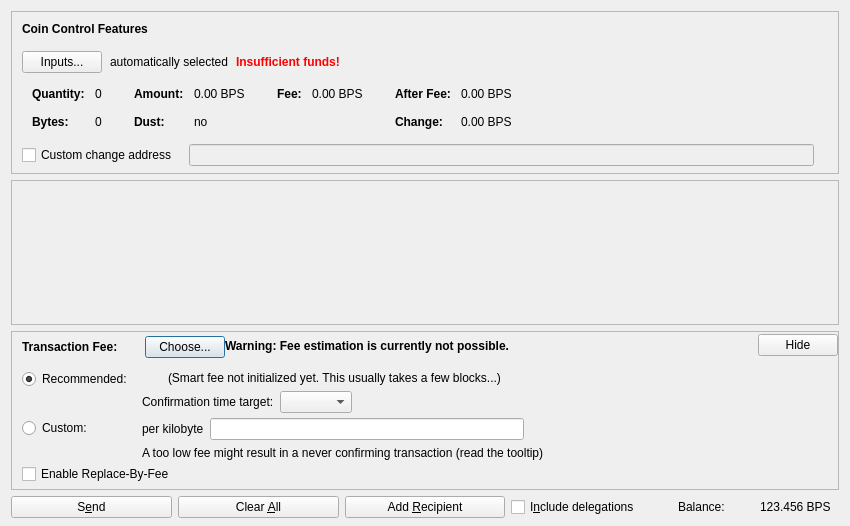
<?xml version="1.0" encoding="UTF-8"?>
<ui version="4.0">
 <class>SendCoinsDialog</class>
 <widget class="QDialog" name="SendCoinsDialog">
  <property name="geometry">
   <rect>
    <x>0</x>
    <y>0</y>
    <width>850</width>
    <height>526</height>
   </rect>
  </property>
  <property name="windowTitle">
   <string>Send Coins</string>
  </property>
  <layout class="QVBoxLayout" name="verticalLayout" stretch="0,1,0,0">
   <property name="bottomMargin">
    <number>8</number>
   </property>
   <item>
    <widget class="QFrame" name="frameCoinControl">
     <property name="sizePolicy">
      <sizepolicy hsizetype="Expanding" vsizetype="Expanding">
       <horstretch>0</horstretch>
       <verstretch>0</verstretch>
      </sizepolicy>
     </property>
     <property name="maximumSize">
      <size>
       <width>16777215</width>
       <height>16777215</height>
      </size>
     </property>
     <property name="frameShape">
      <enum>QFrame::StyledPanel</enum>
     </property>
     <property name="frameShadow">
      <enum>QFrame::Sunken</enum>
     </property>
     <layout class="QVBoxLayout" name="verticalLayoutCoinControl2">
      <property name="spacing">
       <number>0</number>
      </property>
      <property name="leftMargin">
       <number>0</number>
      </property>
      <property name="topMargin">
       <number>0</number>
      </property>
      <property name="rightMargin">
       <number>0</number>
      </property>
      <property name="bottomMargin">
       <number>6</number>
      </property>
      <item>
       <layout class="QVBoxLayout" name="verticalLayoutCoinControl" stretch="0,0,0,0,1">
        <property name="spacing">
         <number>0</number>
        </property>
        <property name="leftMargin">
         <number>10</number>
        </property>
        <property name="topMargin">
         <number>10</number>
        </property>
        <item>
         <layout class="QHBoxLayout" name="horizontalLayoutCoinControl1">
          <property name="bottomMargin">
           <number>15</number>
          </property>
          <item>
           <widget class="QLabel" name="labelCoinControlFeatures">
            <property name="sizePolicy">
             <sizepolicy hsizetype="Preferred" vsizetype="Maximum">
              <horstretch>0</horstretch>
              <verstretch>0</verstretch>
             </sizepolicy>
            </property>
            <property name="font">
             <font>
              <weight>75</weight>
              <bold>true</bold>
             </font>
            </property>
            <property name="styleSheet">
             <string notr="true">font-weight:bold;</string>
            </property>
            <property name="text">
             <string>Coin Control Features</string>
            </property>
           </widget>
          </item>
         </layout>
        </item>
        <item>
         <layout class="QHBoxLayout" name="horizontalLayoutCoinControl2" stretch="0,0,0,0">
          <property name="spacing">
           <number>8</number>
          </property>
          <property name="bottomMargin">
           <number>10</number>
          </property>
          <item>
           <widget class="QPushButton" name="pushButtonCoinControl">
            <property name="styleSheet">
             <string notr="true"/>
            </property>
            <property name="text">
             <string>Inputs...</string>
            </property>
            <property name="autoDefault">
             <bool>false</bool>
            </property>
           </widget>
          </item>
          <item>
           <widget class="QLabel" name="labelCoinControlAutomaticallySelected">
            <property name="text">
             <string>automatically selected</string>
            </property>
            <property name="margin">
             <number>5</number>
            </property>
           </widget>
          </item>
          <item>
           <widget class="QLabel" name="labelCoinControlInsuffFunds">
            <property name="font">
             <font>
              <weight>75</weight>
              <bold>true</bold>
             </font>
            </property>
            <property name="styleSheet">
             <string notr="true">color:red;font-weight:bold;</string>
            </property>
            <property name="text">
             <string>Insufficient funds!</string>
            </property>
            <property name="margin">
             <number>5</number>
            </property>
           </widget>
          </item>
          <item>
           <spacer name="horizontalSpacerCoinControl">
            <property name="orientation">
             <enum>Qt::Horizontal</enum>
            </property>
            <property name="sizeHint" stdset="0">
             <size>
              <width>40</width>
              <height>1</height>
             </size>
            </property>
           </spacer>
          </item>
         </layout>
        </item>
        <item>
         <widget class="QWidget" name="widgetCoinControl" native="true">
          <property name="sizePolicy">
           <sizepolicy hsizetype="Preferred" vsizetype="Preferred">
            <horstretch>0</horstretch>
            <verstretch>0</verstretch>
           </sizepolicy>
          </property>
          <property name="minimumSize">
           <size>
            <width>0</width>
            <height>0</height>
           </size>
          </property>
          <property name="styleSheet">
           <string notr="true"/>
          </property>
          <layout class="QHBoxLayout" name="horizontalLayoutCoinControl5">
           <property name="leftMargin">
            <number>0</number>
           </property>
           <property name="topMargin">
            <number>0</number>
           </property>
           <property name="rightMargin">
            <number>0</number>
           </property>
           <property name="bottomMargin">
            <number>0</number>
           </property>
           <item>
            <layout class="QHBoxLayout" name="horizontalLayoutCoinControl3" stretch="0,0,0,1">
             <property name="spacing">
              <number>20</number>
             </property>
             <property name="topMargin">
              <number>0</number>
             </property>
             <property name="bottomMargin">
              <number>10</number>
             </property>
             <item>
              <layout class="QFormLayout" name="formLayoutCoinControl1">
               <property name="horizontalSpacing">
                <number>10</number>
               </property>
               <property name="verticalSpacing">
                <number>14</number>
               </property>
               <property name="leftMargin">
                <number>10</number>
               </property>
               <property name="topMargin">
                <number>4</number>
               </property>
               <property name="rightMargin">
                <number>6</number>
               </property>
               <item row="0" column="0">
                <widget class="QLabel" name="labelCoinControlQuantityText">
                 <property name="font">
                  <font>
                   <weight>75</weight>
                   <bold>true</bold>
                  </font>
                 </property>
                 <property name="text">
                  <string>Quantity:</string>
                 </property>
                 <property name="margin">
                  <number>0</number>
                 </property>
                </widget>
               </item>
               <item row="0" column="1">
                <widget class="QLabel" name="labelCoinControlQuantity">
                 <property name="cursor">
                  <cursorShape>IBeamCursor</cursorShape>
                 </property>
                 <property name="contextMenuPolicy">
                  <enum>Qt::ActionsContextMenu</enum>
                 </property>
                 <property name="text">
                  <string notr="true">0</string>
                 </property>
                 <property name="margin">
                  <number>0</number>
                 </property>
                 <property name="textInteractionFlags">
                  <set>Qt::LinksAccessibleByMouse|Qt::TextSelectableByKeyboard|Qt::TextSelectableByMouse</set>
                 </property>
                </widget>
               </item>
               <item row="1" column="0">
                <widget class="QLabel" name="labelCoinControlBytesText">
                 <property name="font">
                  <font>
                   <weight>75</weight>
                   <bold>true</bold>
                  </font>
                 </property>
                 <property name="text">
                  <string>Bytes:</string>
                 </property>
                </widget>
               </item>
               <item row="1" column="1">
                <widget class="QLabel" name="labelCoinControlBytes">
                 <property name="cursor">
                  <cursorShape>IBeamCursor</cursorShape>
                 </property>
                 <property name="contextMenuPolicy">
                  <enum>Qt::ActionsContextMenu</enum>
                 </property>
                 <property name="text">
                  <string notr="true">0</string>
                 </property>
                 <property name="textInteractionFlags">
                  <set>Qt::LinksAccessibleByMouse|Qt::TextSelectableByKeyboard|Qt::TextSelectableByMouse</set>
                 </property>
                </widget>
               </item>
              </layout>
             </item>
             <item>
              <layout class="QFormLayout" name="formLayoutCoinControl2">
               <property name="horizontalSpacing">
                <number>10</number>
               </property>
               <property name="verticalSpacing">
                <number>14</number>
               </property>
               <property name="leftMargin">
                <number>6</number>
               </property>
               <property name="topMargin">
                <number>4</number>
               </property>
               <property name="rightMargin">
                <number>6</number>
               </property>
               <item row="0" column="0">
                <widget class="QLabel" name="labelCoinControlAmountText">
                 <property name="font">
                  <font>
                   <weight>75</weight>
                   <bold>true</bold>
                  </font>
                 </property>
                 <property name="text">
                  <string>Amount:</string>
                 </property>
                 <property name="margin">
                  <number>0</number>
                 </property>
                </widget>
               </item>
               <item row="0" column="1">
                <widget class="QLabel" name="labelCoinControlAmount">
                 <property name="cursor">
                  <cursorShape>IBeamCursor</cursorShape>
                 </property>
                 <property name="contextMenuPolicy">
                  <enum>Qt::ActionsContextMenu</enum>
                 </property>
                 <property name="text">
                  <string notr="true">0.00 BPS</string>
                 </property>
                 <property name="textInteractionFlags">
                  <set>Qt::LinksAccessibleByMouse|Qt::TextSelectableByKeyboard|Qt::TextSelectableByMouse</set>
                 </property>
                </widget>
               </item>
               <item row="1" column="0">
                <widget class="QLabel" name="labelCoinControlLowOutputText">
                 <property name="font">
                  <font>
                   <weight>75</weight>
                   <bold>true</bold>
                  </font>
                 </property>
                 <property name="text">
                  <string>Dust:</string>
                 </property>
                </widget>
               </item>
               <item row="1" column="1">
                <widget class="QLabel" name="labelCoinControlLowOutput">
                 <property name="cursor">
                  <cursorShape>IBeamCursor</cursorShape>
                 </property>
                 <property name="contextMenuPolicy">
                  <enum>Qt::ActionsContextMenu</enum>
                 </property>
                 <property name="text">
                  <string notr="true">no</string>
                 </property>
                 <property name="textInteractionFlags">
                  <set>Qt::LinksAccessibleByMouse|Qt::TextSelectableByKeyboard|Qt::TextSelectableByMouse</set>
                 </property>
                </widget>
               </item>
              </layout>
             </item>
             <item>
              <layout class="QFormLayout" name="formLayoutCoinControl3">
               <property name="horizontalSpacing">
                <number>10</number>
               </property>
               <property name="verticalSpacing">
                <number>14</number>
               </property>
               <property name="leftMargin">
                <number>6</number>
               </property>
               <property name="topMargin">
                <number>4</number>
               </property>
               <property name="rightMargin">
                <number>6</number>
               </property>
               <item row="0" column="0">
                <widget class="QLabel" name="labelCoinControlFeeText">
                 <property name="font">
                  <font>
                   <weight>75</weight>
                   <bold>true</bold>
                  </font>
                 </property>
                 <property name="text">
                  <string>Fee:</string>
                 </property>
                 <property name="margin">
                  <number>0</number>
                 </property>
                </widget>
               </item>
               <item row="0" column="1">
                <widget class="QLabel" name="labelCoinControlFee">
                 <property name="cursor">
                  <cursorShape>IBeamCursor</cursorShape>
                 </property>
                 <property name="contextMenuPolicy">
                  <enum>Qt::ActionsContextMenu</enum>
                 </property>
                 <property name="text">
                  <string notr="true">0.00 BPS</string>
                 </property>
                 <property name="textInteractionFlags">
                  <set>Qt::LinksAccessibleByMouse|Qt::TextSelectableByKeyboard|Qt::TextSelectableByMouse</set>
                 </property>
                </widget>
               </item>
              </layout>
             </item>
             <item>
              <layout class="QFormLayout" name="formLayoutCoinControl4">
               <property name="horizontalSpacing">
                <number>10</number>
               </property>
               <property name="verticalSpacing">
                <number>14</number>
               </property>
               <property name="leftMargin">
                <number>6</number>
               </property>
               <property name="topMargin">
                <number>4</number>
               </property>
               <property name="rightMargin">
                <number>6</number>
               </property>
               <item row="0" column="0">
                <widget class="QLabel" name="labelCoinControlAfterFeeText">
                 <property name="font">
                  <font>
                   <weight>75</weight>
                   <bold>true</bold>
                  </font>
                 </property>
                 <property name="text">
                  <string>After Fee:</string>
                 </property>
                 <property name="margin">
                  <number>0</number>
                 </property>
                </widget>
               </item>
               <item row="0" column="1">
                <widget class="QLabel" name="labelCoinControlAfterFee">
                 <property name="cursor">
                  <cursorShape>IBeamCursor</cursorShape>
                 </property>
                 <property name="contextMenuPolicy">
                  <enum>Qt::ActionsContextMenu</enum>
                 </property>
                 <property name="text">
                  <string notr="true">0.00 BPS</string>
                 </property>
                 <property name="textInteractionFlags">
                  <set>Qt::LinksAccessibleByMouse|Qt::TextSelectableByKeyboard|Qt::TextSelectableByMouse</set>
                 </property>
                </widget>
               </item>
               <item row="1" column="0">
                <widget class="QLabel" name="labelCoinControlChangeText">
                 <property name="font">
                  <font>
                   <weight>75</weight>
                   <bold>true</bold>
                  </font>
                 </property>
                 <property name="text">
                  <string>Change:</string>
                 </property>
                </widget>
               </item>
               <item row="1" column="1">
                <widget class="QLabel" name="labelCoinControlChange">
                 <property name="cursor">
                  <cursorShape>IBeamCursor</cursorShape>
                 </property>
                 <property name="contextMenuPolicy">
                  <enum>Qt::ActionsContextMenu</enum>
                 </property>
                 <property name="text">
                  <string notr="true">0.00 BPS</string>
                 </property>
                 <property name="textInteractionFlags">
                  <set>Qt::LinksAccessibleByMouse|Qt::TextSelectableByKeyboard|Qt::TextSelectableByMouse</set>
                 </property>
                </widget>
               </item>
              </layout>
             </item>
            </layout>
           </item>
          </layout>
         </widget>
        </item>
        <item>
         <layout class="QHBoxLayout" name="horizontalLayoutCoinControl4" stretch="0,0,0">
          <property name="spacing">
           <number>12</number>
          </property>
          <property name="sizeConstraint">
           <enum>QLayout::SetDefaultConstraint</enum>
          </property>
          <property name="topMargin">
           <number>5</number>
          </property>
          <property name="rightMargin">
           <number>5</number>
          </property>
          <item>
           <widget class="QCheckBox" name="checkBoxCoinControlChange">
            <property name="toolTip">
             <string>If this is activated, but the change address is empty or invalid, change will be sent to a newly generated address.</string>
            </property>
            <property name="text">
             <string>Custom change address</string>
            </property>
           </widget>
          </item>
          <item>
           <widget class="QValidatedLineEdit" name="lineEditCoinControlChange">
            <property name="enabled">
             <bool>false</bool>
            </property>
            <property name="sizePolicy">
             <sizepolicy hsizetype="Expanding" vsizetype="Fixed">
              <horstretch>0</horstretch>
              <verstretch>0</verstretch>
             </sizepolicy>
            </property>
           </widget>
          </item>
          <item>
           <widget class="QLabel" name="labelCoinControlChangeLabel">
            <property name="sizePolicy">
             <sizepolicy hsizetype="Preferred" vsizetype="Expanding">
              <horstretch>0</horstretch>
              <verstretch>0</verstretch>
             </sizepolicy>
            </property>
            <property name="minimumSize">
             <size>
              <width>0</width>
              <height>0</height>
             </size>
            </property>
            <property name="text">
             <string/>
            </property>
            <property name="margin">
             <number>3</number>
            </property>
           </widget>
          </item>
         </layout>
        </item>
        <item>
         <spacer name="verticalSpacerCoinControl">
          <property name="orientation">
           <enum>Qt::Vertical</enum>
          </property>
          <property name="sizeHint" stdset="0">
           <size>
            <width>800</width>
            <height>1</height>
           </size>
          </property>
         </spacer>
        </item>
       </layout>
      </item>
     </layout>
    </widget>
   </item>
   <item>
    <widget class="QScrollArea" name="scrollArea">
     <property name="widgetResizable">
      <bool>true</bool>
     </property>
     <widget class="QWidget" name="scrollAreaWidgetContents">
      <property name="geometry">
       <rect>
        <x>0</x>
        <y>0</y>
        <width>830</width>
        <height>104</height>
       </rect>
      </property>
      <layout class="QVBoxLayout" name="verticalLayout_2" stretch="0,1">
       <property name="leftMargin">
        <number>0</number>
       </property>
       <property name="topMargin">
        <number>0</number>
       </property>
       <property name="rightMargin">
        <number>0</number>
       </property>
       <property name="bottomMargin">
        <number>0</number>
       </property>
       <item>
        <layout class="QVBoxLayout" name="entries">
         <property name="spacing">
          <number>6</number>
         </property>
        </layout>
       </item>
       <item>
        <spacer name="verticalSpacer">
         <property name="orientation">
          <enum>Qt::Vertical</enum>
         </property>
         <property name="sizeHint" stdset="0">
          <size>
           <width>20</width>
           <height>40</height>
          </size>
         </property>
        </spacer>
       </item>
      </layout>
     </widget>
    </widget>
   </item>
   <item>
    <widget class="QFrame" name="frameFee">
     <property name="sizePolicy">
      <sizepolicy hsizetype="Expanding" vsizetype="Expanding">
       <horstretch>0</horstretch>
       <verstretch>0</verstretch>
      </sizepolicy>
     </property>
     <property name="maximumSize">
      <size>
       <width>16777215</width>
       <height>16777215</height>
      </size>
     </property>
     <property name="frameShape">
      <enum>QFrame::StyledPanel</enum>
     </property>
     <property name="frameShadow">
      <enum>QFrame::Sunken</enum>
     </property>
     <layout class="QVBoxLayout" name="verticalLayoutFee1">
      <property name="spacing">
       <number>0</number>
      </property>
      <property name="leftMargin">
       <number>0</number>
      </property>
      <property name="topMargin">
       <number>0</number>
      </property>
      <property name="rightMargin">
       <number>0</number>
      </property>
      <property name="bottomMargin">
       <number>0</number>
      </property>
      <item>
       <layout class="QVBoxLayout" name="verticalLayoutFee2" stretch="0,0,0">
        <property name="spacing">
         <number>0</number>
        </property>
        <property name="leftMargin">
         <number>10</number>
        </property>
        <property name="topMargin">
         <number>0</number>
        </property>
        <item>
         <layout class="QHBoxLayout" name="horizontalLayoutFee1">
          <property name="bottomMargin">
           <number>0</number>
          </property>
          <item>
           <layout class="QVBoxLayout" name="verticalLayoutFee7">
            <property name="spacing">
             <number>0</number>
            </property>
            <item>
             <spacer name="verticalSpacerSmartFee">
              <property name="orientation">
               <enum>Qt::Vertical</enum>
              </property>
              <property name="sizeType">
               <enum>QSizePolicy::Fixed</enum>
              </property>
              <property name="sizeHint" stdset="0">
               <size>
                <width>1</width>
                <height>4</height>
               </size>
              </property>
             </spacer>
            </item>
            <item>
             <layout class="QHBoxLayout" name="horizontalLayoutSmartFee">
              <property name="spacing">
               <number>10</number>
              </property>
              <item>
               <widget class="QLabel" name="labelFeeHeadline">
                <property name="sizePolicy">
                 <sizepolicy hsizetype="Preferred" vsizetype="Maximum">
                  <horstretch>0</horstretch>
                  <verstretch>0</verstretch>
                 </sizepolicy>
                </property>
                <property name="font">
                 <font>
                  <weight>75</weight>
                  <bold>true</bold>
                 </font>
                </property>
                <property name="styleSheet">
                 <string notr="true">font-weight:bold;</string>
                </property>
                <property name="text">
                 <string>Transaction Fee:</string>
                </property>
               </widget>
              </item>
              <item>
               <widget class="QLabel" name="labelFeeMinimized">
                <property name="text">
                 <string/>
                </property>
               </widget>
              </item>
              <item>
               <widget class="QPushButton" name="buttonChooseFee">
                <property name="text">
                 <string>Choose...</string>
                </property>
               </widget>
              </item>
             </layout>
            </item>
            <item>
             <spacer name="verticalSpacer_5">
              <property name="orientation">
               <enum>Qt::Vertical</enum>
              </property>
              <property name="sizeHint" stdset="0">
               <size>
                <width>1</width>
                <height>1</height>
               </size>
              </property>
             </spacer>
            </item>
           </layout>
          </item>
          <item>
           <widget class="QLabel" name="fallbackFeeWarningLabel">
            <property name="toolTip">
             <string>Using the fallbackfee can result in sending a transaction that will take several hours or days (or never) to confirm. Consider choosing your fee manually or wait until you have validated the complete chain.</string>
            </property>
            <property name="font">
            <font>
                <weight>75</weight>
                <bold>true</bold>
            </font>
            </property>
            <property name="text">
             <string>Warning: Fee estimation is currently not possible.</string>
            </property>
            <property name="wordWrap">
             <bool>false</bool>
            </property>
           </widget>
          </item>
          <item>
           <spacer name="horizontalSpacer_4">
            <property name="orientation">
             <enum>Qt::Horizontal</enum>
            </property>
            <property name="sizeType">
             <enum>QSizePolicy::MinimumExpanding</enum>
            </property>
            <property name="sizeHint" stdset="0">
             <size>
              <width>40</width>
              <height>20</height>
             </size>
            </property>
           </spacer>
          </item>
          <item>
           <widget class="QPushButton" name="buttonMinimizeFee">
            <property name="toolTip">
             <string>Hide transaction fee settings</string>
            </property>
            <property name="text">
             <string>Hide</string>
            </property>
           </widget>
          </item>
         </layout>
        </item>
        <item>
         <widget class="QFrame" name="frameFeeSelection">
          <layout class="QVBoxLayout" name="verticalLayoutFee12">
           <property name="spacing">
            <number>0</number>
           </property>
           <property name="leftMargin">
            <number>0</number>
           </property>
           <property name="topMargin">
            <number>0</number>
           </property>
           <property name="rightMargin">
            <number>0</number>
           </property>
           <property name="bottomMargin">
            <number>0</number>
           </property>
           <item>
            <layout class="QGridLayout" name="gridLayoutFee">
             <property name="topMargin">
              <number>10</number>
             </property>
             <property name="bottomMargin">
              <number>4</number>
             </property>
             <property name="horizontalSpacing">
              <number>10</number>
             </property>
             <property name="verticalSpacing">
              <number>4</number>
             </property>
             <item row="1" column="1">
              <layout class="QVBoxLayout" name="verticalLayoutFee8">
               <property name="spacing">
                <number>6</number>
               </property>
               <item>
                <layout class="QHBoxLayout" name="horizontalLayoutFee13">
                 <item>
                  <widget class="QLabel" name="labelCustomPerKilobyte">
                   <property name="toolTip">
                    <string>Specify a custom fee per kB (1,000 bytes) of the transaction's virtual size.

Note:  Since the fee is calculated on a per-byte basis, a fee of "100 satoshis per kB" for a transaction size of 500 bytes (half of 1 kB) would ultimately yield a fee of only 50 satoshis.</string>
                   </property>
                   <property name="text">
                    <string>per kilobyte</string>
                   </property>
                  </widget>
                 </item>
                 <item>
                  <widget class="BitcoinAmountField" name="customFee"/>
                 </item>
                 <item>
                  <spacer name="horizontalSpacer_6">
                   <property name="orientation">
                    <enum>Qt::Horizontal</enum>
                   </property>
                   <property name="sizeHint" stdset="0">
                    <size>
                     <width>1</width>
                     <height>1</height>
                    </size>
                   </property>
                  </spacer>
                 </item>
                </layout>
               </item>
               <item>
                <layout class="QHBoxLayout" name="horizontalLayoutFee8">
                 <item>
                  <widget class="QLabel" name="labelCustomFeeWarning">
                   <property name="enabled">
                    <bool>true</bool>
                   </property>
                   <property name="toolTip">
                    <string>When there is less transaction volume than space in the blocks, miners as well as relaying nodes may enforce a minimum fee. Paying only this minimum fee is just fine, but be aware that this can result in a never confirming transaction once there is more demand for bitcoin transactions than the network can process.</string>
                   </property>
                   <property name="text">
                    <string>A too low fee might result in a never confirming transaction (read the tooltip)</string>
                   </property>
                  </widget>
                 </item>
                 <item>
                  <spacer name="horizontalSpacer_2">
                   <property name="orientation">
                    <enum>Qt::Horizontal</enum>
                   </property>
                   <property name="sizeHint" stdset="0">
                    <size>
                     <width>1</width>
                     <height>1</height>
                    </size>
                   </property>
                  </spacer>
                 </item>
                </layout>
               </item>
              </layout>
             </item>
             <item row="0" column="0">
              <layout class="QVBoxLayout" name="verticalLayoutFee4" stretch="0,1">
               <item>
                <widget class="QRadioButton" name="radioSmartFee">
                 <property name="text">
                  <string>Recommended:</string>
                 </property>
                 <property name="checked">
                  <bool>true</bool>
                 </property>
                 <attribute name="buttonGroup">
                  <string notr="true">groupFee</string>
                 </attribute>
                </widget>
               </item>
               <item>
                <spacer name="verticalSpacer_2">
                 <property name="orientation">
                  <enum>Qt::Vertical</enum>
                 </property>
                 <property name="sizeHint" stdset="0">
                  <size>
                   <width>1</width>
                   <height>1</height>
                  </size>
                 </property>
                </spacer>
               </item>
              </layout>
             </item>
             <item row="1" column="0">
              <layout class="QVBoxLayout" name="verticalLayoutFee9" stretch="0,1">
               <item>
                <widget class="QRadioButton" name="radioCustomFee">
                 <property name="text">
                  <string>Custom:</string>
                 </property>
                 <attribute name="buttonGroup">
                  <string notr="true">groupFee</string>
                 </attribute>
                </widget>
               </item>
               <item>
                <spacer name="verticalSpacer_6">
                 <property name="orientation">
                  <enum>Qt::Vertical</enum>
                 </property>
                 <property name="sizeHint" stdset="0">
                  <size>
                   <width>1</width>
                   <height>1</height>
                  </size>
                 </property>
                </spacer>
               </item>
              </layout>
             </item>
             <item row="0" column="1">
              <layout class="QVBoxLayout" name="verticalLayoutFee3" stretch="0,0,1">
               <property name="spacing">
                <number>6</number>
               </property>
               <property name="topMargin">
                <number>2</number>
               </property>
               <item>
                <layout class="QHBoxLayout" name="horizontalLayoutFee12">
                 <item>
                  <widget class="QLabel" name="labelSmartFee">
                   <property name="text">
                    <string/>
                   </property>
                  </widget>
                 </item>
                 <item>
                  <widget class="QLabel" name="labelFeeEstimation">
                   <property name="text">
                    <string/>
                   </property>
                  </widget>
                 </item>
                 <item>
                  <widget class="QLabel" name="labelSmartFee2">
                   <property name="text">
                    <string>(Smart fee not initialized yet. This usually takes a few blocks...)</string>
                   </property>
                  </widget>
                 </item>
                 <item>
                  <spacer name="horizontalSpacer_5">
                   <property name="orientation">
                    <enum>Qt::Horizontal</enum>
                   </property>
                   <property name="sizeHint" stdset="0">
                    <size>
                     <width>1</width>
                     <height>1</height>
                    </size>
                   </property>
                  </spacer>
                 </item>
                </layout>
               </item>
               <item>
                <layout class="QHBoxLayout" name="horizontalLayoutFee9">
                 <item>
                  <layout class="QVBoxLayout" name="verticalLayoutFee6">
                   <item>
                    <widget class="QLabel" name="labelSmartFee3">
                     <property name="text">
                      <string>Confirmation time target:</string>
                     </property>
                    </widget>
                   </item>
                  </layout>
                 </item>
                 <item>
                  <layout class="QVBoxLayout" name="verticalLayoutFee5">
                   <property name="rightMargin">
                    <number>30</number>
                   </property>
                   <item>
                    <layout class="QHBoxLayout" name="horizontalLayoutConfTarget">
                     <property name="bottomMargin">
                      <number>0</number>
                     </property>
                     <item>
                      <widget class="QComboBox" name="confTargetSelector"/>
                     </item>
                     <item>
                      <spacer name="horizontalSpacerConfTarget">
                       <property name="orientation">
                        <enum>Qt::Horizontal</enum>
                       </property>
                       <property name="sizeHint" stdset="0">
                        <size>
                         <width>40</width>
                         <height>20</height>
                        </size>
                       </property>
                      </spacer>
                     </item>
                    </layout>
                   </item>
                  </layout>
                 </item>
                </layout>
               </item>
               <item>
                <spacer name="verticalSpacer_4">
                 <property name="orientation">
                  <enum>Qt::Vertical</enum>
                 </property>
                 <property name="sizeHint" stdset="0">
                  <size>
                   <width>1</width>
                   <height>1</height>
                  </size>
                 </property>
                </spacer>
               </item>
              </layout>
             </item>
            </layout>
           </item>
           <item>
            <widget class="QCheckBox" name="optInRBF">
             <property name="text">
              <string>Enable Replace-By-Fee</string>
             </property>
             <property name="toolTip">
              <string>With Replace-By-Fee (BIP-125) you can increase a transaction's fee after it is sent. Without this, a higher fee may be recommended to compensate for increased transaction delay risk.</string>
             </property>
            </widget>
           </item>
          </layout>
         </widget>
        </item>
        <item>
         <spacer name="verticalSpacerFee">
          <property name="orientation">
           <enum>Qt::Vertical</enum>
          </property>
          <property name="sizeHint" stdset="0">
           <size>
            <width>40</width>
            <height>5</height>
           </size>
          </property>
         </spacer>
        </item>
       </layout>
      </item>
     </layout>
    </widget>
   </item>
   <item>
    <layout class="QHBoxLayout" name="horizontalLayout">
     <item>
      <widget class="QPushButton" name="sendButton">
       <property name="minimumSize">
        <size>
         <width>150</width>
         <height>0</height>
        </size>
       </property>
       <property name="toolTip">
        <string>Confirm the send action</string>
       </property>
       <property name="text">
        <string>S&amp;end</string>
       </property>
       <property name="icon">
        <iconset resource="../bitcoin.qrc">
         <normaloff>:/icons/send</normaloff>:/icons/send</iconset>
       </property>
       <property name="autoDefault">
        <bool>false</bool>
       </property>
       <property name="default">
        <bool>false</bool>
       </property>
      </widget>
     </item>
     <item>
      <widget class="QPushButton" name="clearButton">
       <property name="sizePolicy">
        <sizepolicy hsizetype="Minimum" vsizetype="Fixed">
         <horstretch>0</horstretch>
         <verstretch>0</verstretch>
        </sizepolicy>
       </property>
       <property name="toolTip">
        <string>Clear all fields of the form.</string>
       </property>
       <property name="text">
        <string>Clear &amp;All</string>
       </property>
       <property name="icon">
        <iconset resource="../bitcoin.qrc">
         <normaloff>:/icons/remove</normaloff>:/icons/remove</iconset>
       </property>
       <property name="autoDefault">
        <bool>false</bool>
       </property>
      </widget>
     </item>
     <item>
      <widget class="QPushButton" name="addButton">
       <property name="toolTip">
        <string>Send to multiple recipients at once</string>
       </property>
       <property name="text">
        <string>Add &amp;Recipient</string>
       </property>
       <property name="icon">
        <iconset resource="../bitcoin.qrc">
         <normaloff>:/icons/add</normaloff>:/icons/add</iconset>
       </property>
       <property name="autoDefault">
        <bool>false</bool>
       </property>
      </widget>
     </item>
     <item>
      <widget class="QCheckBox" name="checkboxIncludeDelegations">
       <property name="toolTip">
        <string>When calculating the available balance, take into account delegations also. If unchecked, the available balance will reflect only the coins currently in the wallet.</string>
       </property>
       <property name="text">
        <string>I&amp;nclude delegations</string>
       </property>
      </widget>
     </item>
     <item>
      <layout class="QHBoxLayout" name="horizontalLayout_2">
       <property name="spacing">
        <number>3</number>
       </property>
       <item>
        <widget class="QLabel" name="labelBalanceName">
         <property name="sizePolicy">
          <sizepolicy hsizetype="Preferred" vsizetype="Fixed">
           <horstretch>0</horstretch>
           <verstretch>0</verstretch>
          </sizepolicy>
         </property>
         <property name="text">
          <string>Balance:</string>
         </property>
        </widget>
       </item>
       <item>
        <widget class="QLabel" name="labelBalance">
         <property name="sizePolicy">
          <sizepolicy hsizetype="Preferred" vsizetype="Fixed">
           <horstretch>0</horstretch>
           <verstretch>0</verstretch>
          </sizepolicy>
         </property>
         <property name="cursor">
          <cursorShape>IBeamCursor</cursorShape>
         </property>
         <property name="text">
          <string notr="true">123.456 BPS</string>
         </property>
         <property name="textInteractionFlags">
          <set>Qt::LinksAccessibleByMouse|Qt::TextSelectableByKeyboard|Qt::TextSelectableByMouse</set>
         </property>
        </widget>
       </item>
      </layout>
     </item>
    </layout>
   </item>
  </layout>
 </widget>
 <customwidgets>
  <customwidget>
   <class>QValidatedLineEdit</class>
   <extends>QLineEdit</extends>
   <header>qt/qvalidatedlineedit.h</header>
  </customwidget>
  <customwidget>
   <class>BitcoinAmountField</class>
   <extends>QLineEdit</extends>
   <header>qt/bitcoinamountfield.h</header>
   <container>1</container>
  </customwidget>
 </customwidgets>
 <resources>
  <include location="../bitcoin.qrc"/>
 </resources>
 <connections/>
 <buttongroups>
  <buttongroup name="groupFee"/>
 </buttongroups>
</ui>
